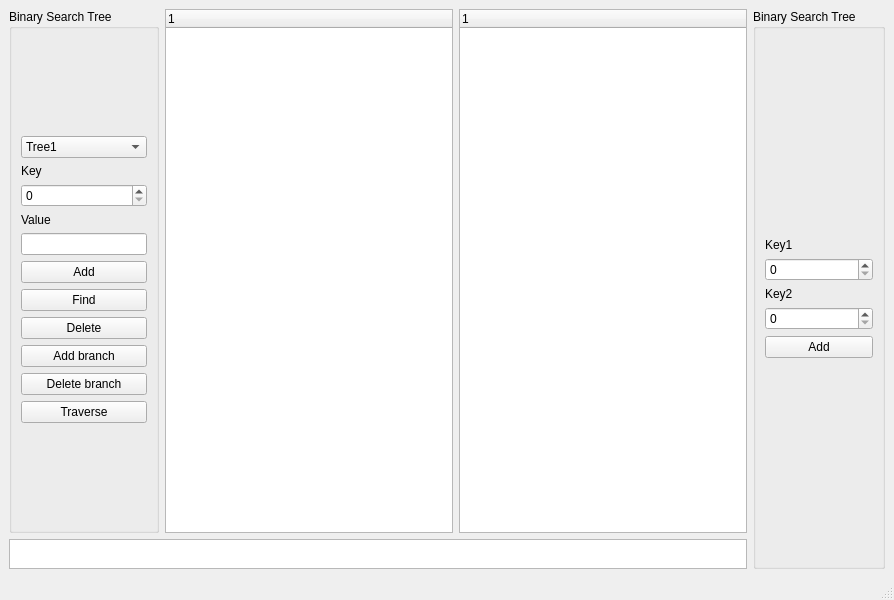
<?xml version="1.0" encoding="UTF-8"?>
<ui version="4.0">
 <class>MainWindow</class>
 <widget class="QMainWindow" name="MainWindow">
  <property name="geometry">
   <rect>
    <x>0</x>
    <y>0</y>
    <width>894</width>
    <height>600</height>
   </rect>
  </property>
  <property name="windowTitle">
   <string>MainWindow</string>
  </property>
  <widget class="QWidget" name="centralwidget">
   <layout class="QHBoxLayout" name="horizontalLayout_2">
    <item>
     <layout class="QVBoxLayout" name="verticalLayout_2">
      <item>
       <layout class="QHBoxLayout" name="horizontalLayout">
        <item>
         <widget class="QGroupBox" name="groupBox">
          <property name="maximumSize">
           <size>
            <width>150</width>
            <height>16777215</height>
           </size>
          </property>
          <property name="title">
           <string>Binary Search Tree</string>
          </property>
          <layout class="QVBoxLayout" name="verticalLayout">
           <item>
            <spacer name="verticalSpacer_2">
             <property name="orientation">
              <enum>Qt::Vertical</enum>
             </property>
             <property name="sizeHint" stdset="0">
              <size>
               <width>20</width>
               <height>40</height>
              </size>
             </property>
            </spacer>
           </item>
           <item>
            <widget class="QComboBox" name="comboBox">
             <item>
              <property name="text">
               <string>Tree1</string>
              </property>
             </item>
             <item>
              <property name="text">
               <string>Tree2</string>
              </property>
             </item>
            </widget>
           </item>
           <item>
            <widget class="QLabel" name="label">
             <property name="text">
              <string>Key</string>
             </property>
            </widget>
           </item>
           <item>
            <widget class="QSpinBox" name="spinBox"/>
           </item>
           <item>
            <widget class="QLabel" name="label_2">
             <property name="text">
              <string>Value</string>
             </property>
            </widget>
           </item>
           <item>
            <widget class="QLineEdit" name="lineEdit"/>
           </item>
           <item>
            <widget class="QPushButton" name="pushButtonAdd">
             <property name="text">
              <string>Add</string>
             </property>
            </widget>
           </item>
           <item>
            <widget class="QPushButton" name="pushButton">
             <property name="text">
              <string>Find</string>
             </property>
            </widget>
           </item>
           <item>
            <widget class="QPushButton" name="pushButton_3">
             <property name="text">
              <string>Delete</string>
             </property>
            </widget>
           </item>
           <item>
            <widget class="QPushButton" name="pushButton_5">
             <property name="text">
              <string>Add branch</string>
             </property>
            </widget>
           </item>
           <item>
            <widget class="QPushButton" name="pushButton_4">
             <property name="text">
              <string>Delete branch</string>
             </property>
            </widget>
           </item>
           <item>
            <widget class="QPushButton" name="pushButton_6">
             <property name="text">
              <string>Traverse</string>
             </property>
            </widget>
           </item>
           <item>
            <spacer name="verticalSpacer">
             <property name="orientation">
              <enum>Qt::Vertical</enum>
             </property>
             <property name="sizeHint" stdset="0">
              <size>
               <width>20</width>
               <height>40</height>
              </size>
             </property>
            </spacer>
           </item>
          </layout>
         </widget>
        </item>
        <item>
         <widget class="QTreeWidget" name="treeWidget">
          <column>
           <property name="text">
            <string notr="true">1</string>
           </property>
          </column>
         </widget>
        </item>
        <item>
         <widget class="QTreeWidget" name="treeWidget_2">
          <column>
           <property name="text">
            <string notr="true">1</string>
           </property>
          </column>
         </widget>
        </item>
       </layout>
      </item>
      <item>
       <widget class="QTextEdit" name="textEdit">
        <property name="maximumSize">
         <size>
          <width>16777215</width>
          <height>30</height>
         </size>
        </property>
       </widget>
      </item>
     </layout>
    </item>
    <item>
     <widget class="QGroupBox" name="groupBox_2">
      <property name="maximumSize">
       <size>
        <width>150</width>
        <height>16777215</height>
       </size>
      </property>
      <property name="title">
       <string>Binary Search Tree</string>
      </property>
      <layout class="QVBoxLayout" name="verticalLayout_3">
       <item>
        <spacer name="verticalSpacer_5">
         <property name="orientation">
          <enum>Qt::Vertical</enum>
         </property>
         <property name="sizeHint" stdset="0">
          <size>
           <width>20</width>
           <height>40</height>
          </size>
         </property>
        </spacer>
       </item>
       <item>
        <widget class="QLabel" name="label_3">
         <property name="text">
          <string>Key1</string>
         </property>
        </widget>
       </item>
       <item>
        <widget class="QSpinBox" name="spinBox_4"/>
       </item>
       <item>
        <widget class="QLabel" name="label_6">
         <property name="text">
          <string>Key2</string>
         </property>
        </widget>
       </item>
       <item>
        <widget class="QSpinBox" name="spinBox_5"/>
       </item>
       <item>
        <widget class="QPushButton" name="pushButton_8">
         <property name="text">
          <string>Add</string>
         </property>
        </widget>
       </item>
       <item>
        <spacer name="verticalSpacer_4">
         <property name="orientation">
          <enum>Qt::Vertical</enum>
         </property>
         <property name="sizeHint" stdset="0">
          <size>
           <width>20</width>
           <height>40</height>
          </size>
         </property>
        </spacer>
       </item>
      </layout>
     </widget>
    </item>
   </layout>
  </widget>
  <widget class="QMenuBar" name="menubar">
   <property name="geometry">
    <rect>
     <x>0</x>
     <y>0</y>
     <width>894</width>
     <height>22</height>
    </rect>
   </property>
  </widget>
  <widget class="QStatusBar" name="statusbar"/>
 </widget>
 <resources/>
 <connections/>
</ui>
